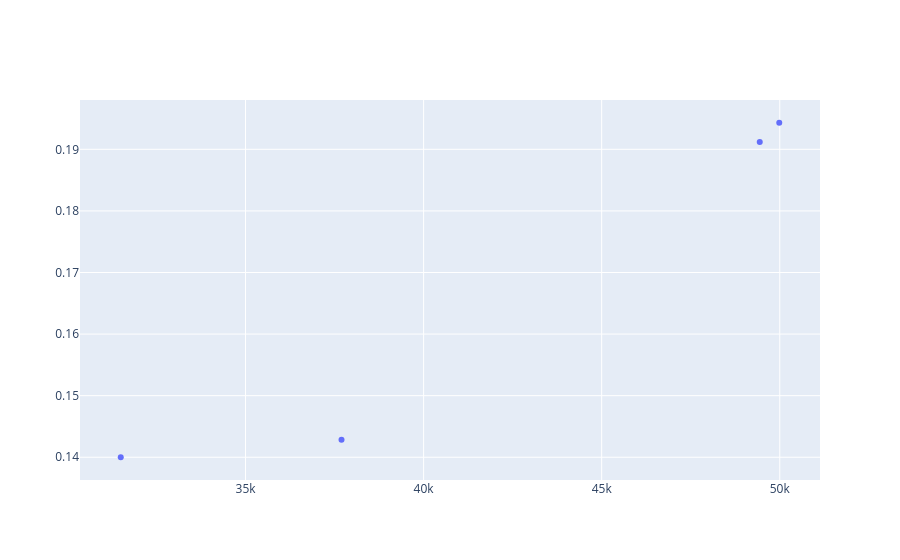

Source (notebook cell):
### Code cell
fig2 = go.Figure()
fig2.add_trace(go.Scatter(x = pareto_df.drawdown_mean, y = pareto_df.return_mean, mode = 'markers'))
fig2.show()

### Figure 1 — Plotly figure (JSON) as saved in the notebook; plotly's stock layout.template omitted (floating-point values rounded to 4 significant figures)
{"data": [{"mode": "markers", "type": "scatter", "x": [49990.0, 49440.0, 37690.0, 31500.0], "y": [0.1943, 0.1912, 0.1428, 0.14]}], "layout": {}}
